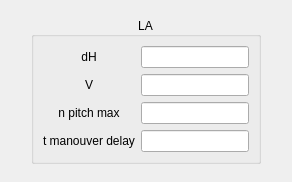
<?xml version="1.0" encoding="UTF-8"?>
<ui version="4.0">
 <class>laInitialFrame</class>
 <widget class="QFrame" name="laInitialFrame">
  <property name="geometry">
   <rect>
    <x>0</x>
    <y>0</y>
    <width>292</width>
    <height>182</height>
   </rect>
  </property>
  <property name="windowTitle">
   <string>Frame</string>
  </property>
  <layout class="QHBoxLayout" name="horizontalLayout">
   <item>
    <widget class="QGroupBox" name="groupBox">
     <property name="sizePolicy">
      <sizepolicy hsizetype="Maximum" vsizetype="Maximum">
       <horstretch>0</horstretch>
       <verstretch>0</verstretch>
      </sizepolicy>
     </property>
     <property name="contextMenuPolicy">
      <enum>Qt::DefaultContextMenu</enum>
     </property>
     <property name="autoFillBackground">
      <bool>false</bool>
     </property>
     <property name="title">
      <string>LA</string>
     </property>
     <property name="alignment">
      <set>Qt::AlignCenter</set>
     </property>
     <property name="flat">
      <bool>true</bool>
     </property>
     <property name="checkable">
      <bool>false</bool>
     </property>
     <property name="checked">
      <bool>false</bool>
     </property>
     <layout class="QGridLayout" name="gridLayout">
      <item row="3" column="0">
       <layout class="QHBoxLayout" name="Layout_n_pitch_max">
        <item>
         <widget class="QLabel" name="label_n_pitch_max">
          <property name="sizePolicy">
           <sizepolicy hsizetype="Minimum" vsizetype="Fixed">
            <horstretch>0</horstretch>
            <verstretch>0</verstretch>
           </sizepolicy>
          </property>
          <property name="text">
           <string>n pitch max</string>
          </property>
          <property name="alignment">
           <set>Qt::AlignCenter</set>
          </property>
         </widget>
        </item>
        <item>
         <widget class="QLineEdit" name="LineEdit_n_pitch_max">
          <property name="sizePolicy">
           <sizepolicy hsizetype="Fixed" vsizetype="Fixed">
            <horstretch>0</horstretch>
            <verstretch>0</verstretch>
           </sizepolicy>
          </property>
         </widget>
        </item>
       </layout>
      </item>
      <item row="1" column="0">
       <layout class="QHBoxLayout" name="Layout_V">
        <item>
         <widget class="QLabel" name="label_V">
          <property name="sizePolicy">
           <sizepolicy hsizetype="Minimum" vsizetype="Fixed">
            <horstretch>0</horstretch>
            <verstretch>0</verstretch>
           </sizepolicy>
          </property>
          <property name="text">
           <string>V</string>
          </property>
          <property name="alignment">
           <set>Qt::AlignCenter</set>
          </property>
         </widget>
        </item>
        <item>
         <widget class="QLineEdit" name="LineEdit_V">
          <property name="sizePolicy">
           <sizepolicy hsizetype="Fixed" vsizetype="Fixed">
            <horstretch>0</horstretch>
            <verstretch>0</verstretch>
           </sizepolicy>
          </property>
         </widget>
        </item>
       </layout>
      </item>
      <item row="0" column="0">
       <layout class="QHBoxLayout" name="Layout_dH">
        <item>
         <widget class="QLabel" name="label_dH">
          <property name="sizePolicy">
           <sizepolicy hsizetype="Minimum" vsizetype="Fixed">
            <horstretch>0</horstretch>
            <verstretch>0</verstretch>
           </sizepolicy>
          </property>
          <property name="text">
           <string>dH</string>
          </property>
          <property name="alignment">
           <set>Qt::AlignCenter</set>
          </property>
         </widget>
        </item>
        <item>
         <widget class="QLineEdit" name="LineEdit_dH">
          <property name="sizePolicy">
           <sizepolicy hsizetype="Fixed" vsizetype="Fixed">
            <horstretch>0</horstretch>
            <verstretch>0</verstretch>
           </sizepolicy>
          </property>
         </widget>
        </item>
       </layout>
      </item>
      <item row="4" column="0">
       <layout class="QHBoxLayout" name="Layout_t_manouver_delay">
        <item>
         <widget class="QLabel" name="label_t_manouver_delay">
          <property name="sizePolicy">
           <sizepolicy hsizetype="Minimum" vsizetype="Fixed">
            <horstretch>0</horstretch>
            <verstretch>0</verstretch>
           </sizepolicy>
          </property>
          <property name="text">
           <string>t manouver delay</string>
          </property>
          <property name="alignment">
           <set>Qt::AlignCenter</set>
          </property>
         </widget>
        </item>
        <item>
         <widget class="QLineEdit" name="LineEdit_t_manouver_delay">
          <property name="sizePolicy">
           <sizepolicy hsizetype="Fixed" vsizetype="Fixed">
            <horstretch>0</horstretch>
            <verstretch>0</verstretch>
           </sizepolicy>
          </property>
         </widget>
        </item>
       </layout>
      </item>
     </layout>
    </widget>
   </item>
  </layout>
 </widget>
 <tabstops>
  <tabstop>LineEdit_dH</tabstop>
  <tabstop>LineEdit_V</tabstop>
  <tabstop>LineEdit_n_pitch_max</tabstop>
  <tabstop>LineEdit_t_manouver_delay</tabstop>
 </tabstops>
 <resources/>
 <connections/>
</ui>
